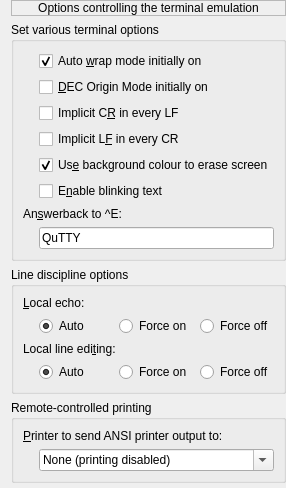
     <widget class="QWidget" name="page_3">
      <layout class="QVBoxLayout" name="verticalLayout_28" stretch="0,1,1,0,0">
       <property name="topMargin">
        <number>0</number>
       </property>
       <property name="rightMargin">
        <number>0</number>
       </property>
       <property name="bottomMargin">
        <number>0</number>
       </property>
       <item>
        <widget class="QLabel" name="label_7">
         <property name="sizePolicy">
          <sizepolicy hsizetype="Preferred" vsizetype="Minimum">
           <horstretch>0</horstretch>
           <verstretch>0</verstretch>
          </sizepolicy>
         </property>
         <property name="frameShape">
          <enum>QFrame::Shape::StyledPanel</enum>
         </property>
         <property name="text">
          <string>Options controlling the terminal emulation</string>
         </property>
         <property name="alignment">
          <set>Qt::AlignmentFlag::AlignCenter</set>
         </property>
         <property name="margin">
          <number>2</number>
         </property>
        </widget>
       </item>
       <item>
        <widget class="QGroupBox" name="groupBox_6">
         <property name="sizePolicy">
          <sizepolicy hsizetype="Preferred" vsizetype="Maximum">
           <horstretch>0</horstretch>
           <verstretch>0</verstretch>
          </sizepolicy>
         </property>
         <property name="title">
          <string>Set various terminal options</string>
         </property>
         <property name="flat">
          <bool>true</bool>
         </property>
         <layout class="QGridLayout" name="gridLayout_41">
          <item row="5" column="1">
           <widget class="QCheckBox" name="chb_terminaloption_blinktext">
            <property name="text">
             <string>E&amp;nable blinking text</string>
            </property>
           </widget>
          </item>
          <item row="4" column="1">
           <widget class="QCheckBox" name="chb_terminaloption_bgcolor">
            <property name="text">
             <string>Us&amp;e background colour to erase screen</string>
            </property>
            <property name="checked">
             <bool>true</bool>
            </property>
           </widget>
          </item>
          <item row="2" column="1">
           <widget class="QCheckBox" name="chb_terminaloption_cr">
            <property name="text">
             <string>Implicit C&amp;R in every LF</string>
            </property>
           </widget>
          </item>
          <item row="7" column="1">
           <widget class="QLineEdit" name="le_termopt_ansback">
            <property name="text">
             <string>QuTTY</string>
            </property>
           </widget>
          </item>
          <item row="0" column="1">
           <widget class="QCheckBox" name="chb_terminaloption_autowrap">
            <property name="text">
             <string>Auto &amp;wrap mode initially on</string>
            </property>
            <property name="checked">
             <bool>true</bool>
            </property>
           </widget>
          </item>
          <item row="1" column="1">
           <widget class="QCheckBox" name="chb_terminaloption_decorigin">
            <property name="text">
             <string>&amp;DEC Origin Mode initially on </string>
            </property>
           </widget>
          </item>
          <item row="3" column="1">
           <widget class="QCheckBox" name="chb_terminaloption_lf">
            <property name="text">
             <string>Implicit L&amp;F in every CR</string>
            </property>
           </widget>
          </item>
          <item row="6" column="0" colspan="2">
           <widget class="QLabel" name="label_8">
            <property name="text">
             <string>An&amp;swerback to ^E:</string>
            </property>
            <property name="buddy">
             <cstring>le_termopt_ansback</cstring>
            </property>
           </widget>
          </item>
          <item row="0" column="0">
           <widget class="QWidget" name="widget_29" native="true">
            <property name="sizePolicy">
             <sizepolicy hsizetype="Fixed" vsizetype="Fixed">
              <horstretch>0</horstretch>
              <verstretch>0</verstretch>
             </sizepolicy>
            </property>
            <property name="minimumSize">
             <size>
              <width>10</width>
              <height>10</height>
             </size>
            </property>
            <property name="maximumSize">
             <size>
              <width>10</width>
              <height>10</height>
             </size>
            </property>
           </widget>
          </item>
         </layout>
        </widget>
       </item>
       <item>
        <widget class="QGroupBox" name="groupBox_7">
         <property name="sizePolicy">
          <sizepolicy hsizetype="Preferred" vsizetype="Maximum">
           <horstretch>0</horstretch>
           <verstretch>0</verstretch>
          </sizepolicy>
         </property>
         <property name="title">
          <string>Line discipline options</string>
         </property>
         <property name="flat">
          <bool>true</bool>
         </property>
         <layout class="QGridLayout" name="gridLayout_6">
          <item row="3" column="2">
           <widget class="QRadioButton" name="rb_termopt_editon">
            <property name="text">
             <string>Force on</string>
            </property>
            <attribute name="buttonGroup">
             <string notr="true">gp_termopt_edit</string>
            </attribute>
           </widget>
          </item>
          <item row="1" column="2">
           <widget class="QRadioButton" name="rb_termopt_echoon">
            <property name="text">
             <string>Force on</string>
            </property>
            <attribute name="buttonGroup">
             <string notr="true">gp_termopt_echo</string>
            </attribute>
           </widget>
          </item>
          <item row="3" column="1">
           <widget class="QRadioButton" name="rb_termopt_editauto">
            <property name="text">
             <string>Auto</string>
            </property>
            <property name="checked">
             <bool>true</bool>
            </property>
            <attribute name="buttonGroup">
             <string notr="true">gp_termopt_edit</string>
            </attribute>
           </widget>
          </item>
          <item row="1" column="1">
           <widget class="QRadioButton" name="rb_termopt_echoauto">
            <property name="text">
             <string>Auto</string>
            </property>
            <property name="checked">
             <bool>true</bool>
            </property>
            <attribute name="buttonGroup">
             <string notr="true">gp_termopt_echo</string>
            </attribute>
           </widget>
          </item>
          <item row="1" column="3">
           <widget class="QRadioButton" name="rb_termopt_echooff">
            <property name="text">
             <string>Force off</string>
            </property>
            <attribute name="buttonGroup">
             <string notr="true">gp_termopt_echo</string>
            </attribute>
           </widget>
          </item>
          <item row="3" column="3">
           <widget class="QRadioButton" name="rb_termopt_editoff">
            <property name="text">
             <string>Force off</string>
            </property>
            <attribute name="buttonGroup">
             <string notr="true">gp_termopt_edit</string>
            </attribute>
           </widget>
          </item>
          <item row="2" column="0" colspan="4">
           <widget class="QLabel" name="label_10">
            <property name="sizePolicy">
             <sizepolicy hsizetype="Preferred" vsizetype="Preferred">
              <horstretch>0</horstretch>
              <verstretch>0</verstretch>
             </sizepolicy>
            </property>
            <property name="text">
             <string>Local line edi&amp;ting:</string>
            </property>
            <property name="buddy">
             <cstring>rb_termopt_editauto</cstring>
            </property>
           </widget>
          </item>
          <item row="0" column="0" colspan="4">
           <widget class="QLabel" name="label_9">
            <property name="sizePolicy">
             <sizepolicy hsizetype="Preferred" vsizetype="Preferred">
              <horstretch>0</horstretch>
              <verstretch>0</verstretch>
             </sizepolicy>
            </property>
            <property name="text">
             <string>&amp;Local echo:</string>
            </property>
            <property name="buddy">
             <cstring>rb_termopt_echoauto</cstring>
            </property>
           </widget>
          </item>
          <item row="1" column="0">
           <widget class="QWidget" name="widget_4" native="true">
            <property name="sizePolicy">
             <sizepolicy hsizetype="Fixed" vsizetype="Fixed">
              <horstretch>0</horstretch>
              <verstretch>0</verstretch>
             </sizepolicy>
            </property>
            <property name="minimumSize">
             <size>
              <width>10</width>
              <height>10</height>
             </size>
            </property>
            <property name="maximumSize">
             <size>
              <width>10</width>
              <height>10</height>
             </size>
            </property>
           </widget>
          </item>
         </layout>
        </widget>
       </item>
       <item>
        <widget class="QGroupBox" name="groupBox_8">
         <property name="sizePolicy">
          <sizepolicy hsizetype="Preferred" vsizetype="Maximum">
           <horstretch>0</horstretch>
           <verstretch>0</verstretch>
          </sizepolicy>
         </property>
         <property name="title">
          <string>Remote-controlled printing</string>
         </property>
         <property name="flat">
          <bool>true</bool>
         </property>
         <layout class="QGridLayout" name="gridLayout_42">
          <item row="0" column="1" colspan="2">
           <widget class="QLabel" name="label_11">
            <property name="text">
             <string>&amp;Printer to send ANSI printer output to:</string>
            </property>
            <property name="buddy">
             <cstring>cb_termopt_printeroutput</cstring>
            </property>
           </widget>
          </item>
          <item row="1" column="2">
           <widget class="QComboBox" name="cb_termopt_printeroutput">
            <property name="editable">
             <bool>true</bool>
            </property>
            <item>
             <property name="text">
              <string>None (printing disabled)</string>
             </property>
            </item>
            <item>
             <property name="text">
              <string>Microsoft XPS Document Writer</string>
             </property>
            </item>
            <item>
             <property name="text">
              <string>Fax</string>
             </property>
            </item>
           </widget>
          </item>
          <item row="1" column="1">
           <widget class="QWidget" name="widget_5" native="true">
            <property name="sizePolicy">
             <sizepolicy hsizetype="Fixed" vsizetype="Fixed">
              <horstretch>0</horstretch>
              <verstretch>0</verstretch>
             </sizepolicy>
            </property>
            <property name="minimumSize">
             <size>
              <width>10</width>
              <height>10</height>
             </size>
            </property>
            <property name="maximumSize">
             <size>
              <width>10</width>
              <height>10</height>
             </size>
            </property>
           </widget>
          </item>
         </layout>
        </widget>
       </item>
       <item>
        <spacer name="verticalSpacer_15">
         <property name="orientation">
          <enum>Qt::Orientation::Vertical</enum>
         </property>
         <property name="sizeHint" stdset="0">
          <size>
           <width>20</width>
           <height>5</height>
          </size>
         </property>
        </spacer>
       </item>
      </layout>
     </widget>
